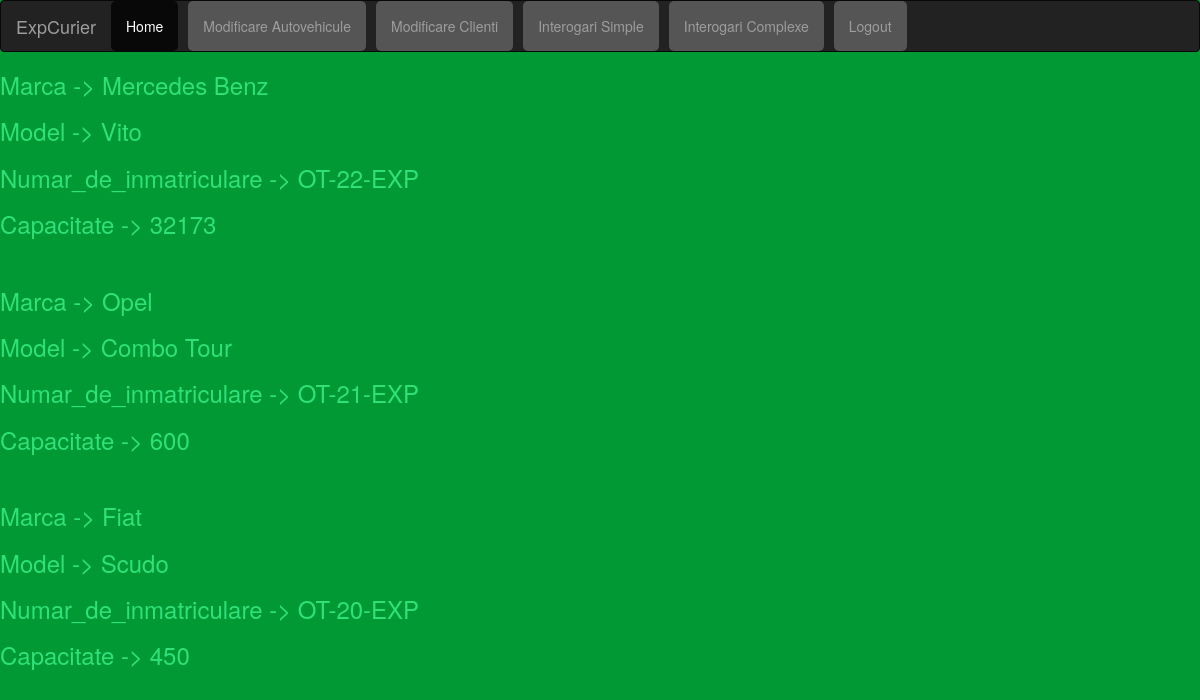
/autovehicul.php, run on the app's committed database.
### tables this page shows
CREATE TABLE `autovehicule` (
  `ID_Autovehicul` int NOT NULL,
  `ID_Angajat` int NOT NULL,
  `Marca` varchar(50) NOT NULL,
  `Model` varchar(50) NOT NULL,
  `Numar_de_inmatriculare` varchar(50) NOT NULL,
  `Capacitate` int NOT NULL
);

### autovehicul.php (the view)
<?php
include "db_conn.php"
 ?>
<?php include "includes/header.php" ?>
<body>
	 <link rel="stylesheet" type="text/css" href="style1.css">
	 <?php include "includes/nav.php"?>
<?php
$sql = "SELECT * from autovehicule";
$result = mysqli_query($conn, $sql);
foreach ($result as $key) {
	echo "<h3 font-size: 5px;'>", 'Marca -> ', $key['Marca'], '</h3>';
	echo "<h3 font-size: 5px;'>",'Model -> ', $key['Model'], '</h3>';
	echo "<h3 font-size: 5px;'>", 'Numar_de_inmatriculare -> ', $key['Numar_de_inmatriculare'], '</h3>';
	echo "<h3 font-size: 5px;'>",'Capacitate -> ', $key['Capacitate'], '</h3>';
	echo '<br>';
}
?>
</body>
</html>

### style1.css (style rules this page uses)
body { background: #009933; color: #009933; height: 100vh; }
h3 { color: #2FE17A; }

### data on the page
autovehicule: Marca "Mercedes Benz", Model "Vito", Numar_de_inmatriculare "OT-22-EXP", Capacitate "32173"
autovehicule: Marca "Opel", Model "Combo Tour", Numar_de_inmatriculare "OT-21-EXP", Capacitate "600"
autovehicule: Marca "Fiat", Model "Scudo", Numar_de_inmatriculare "OT-20-EXP", Capacitate "450"
